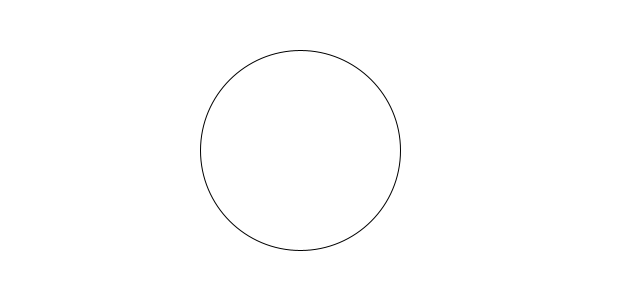
Frame 1 (no input)
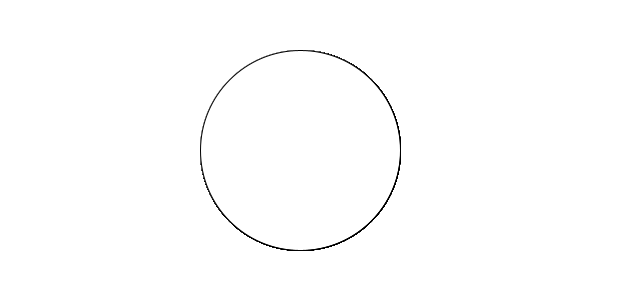
Frame 60 (the mouse pressed at the canvas centre just before this capture)
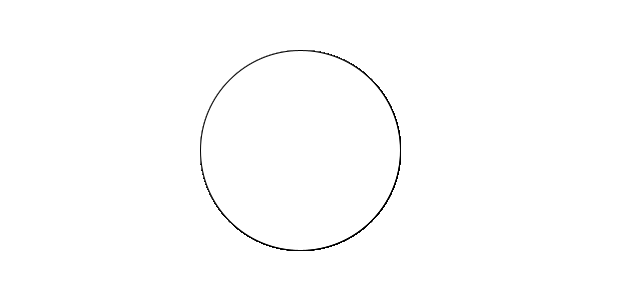
Frame 120 (the mouse held since frame 60 and released just before this capture)

The Processing sketch that drew these frames (run headless with seeded random() and noise(); from frame 60 on, the mouse is pressed at the canvas centre):

// Processing sketch: processingstarter
// ── processingstarter.pde
void setup() {
    size(640,300);
    background(255,255,255);
}


void draw() {
    circle(300,150,200);
}
